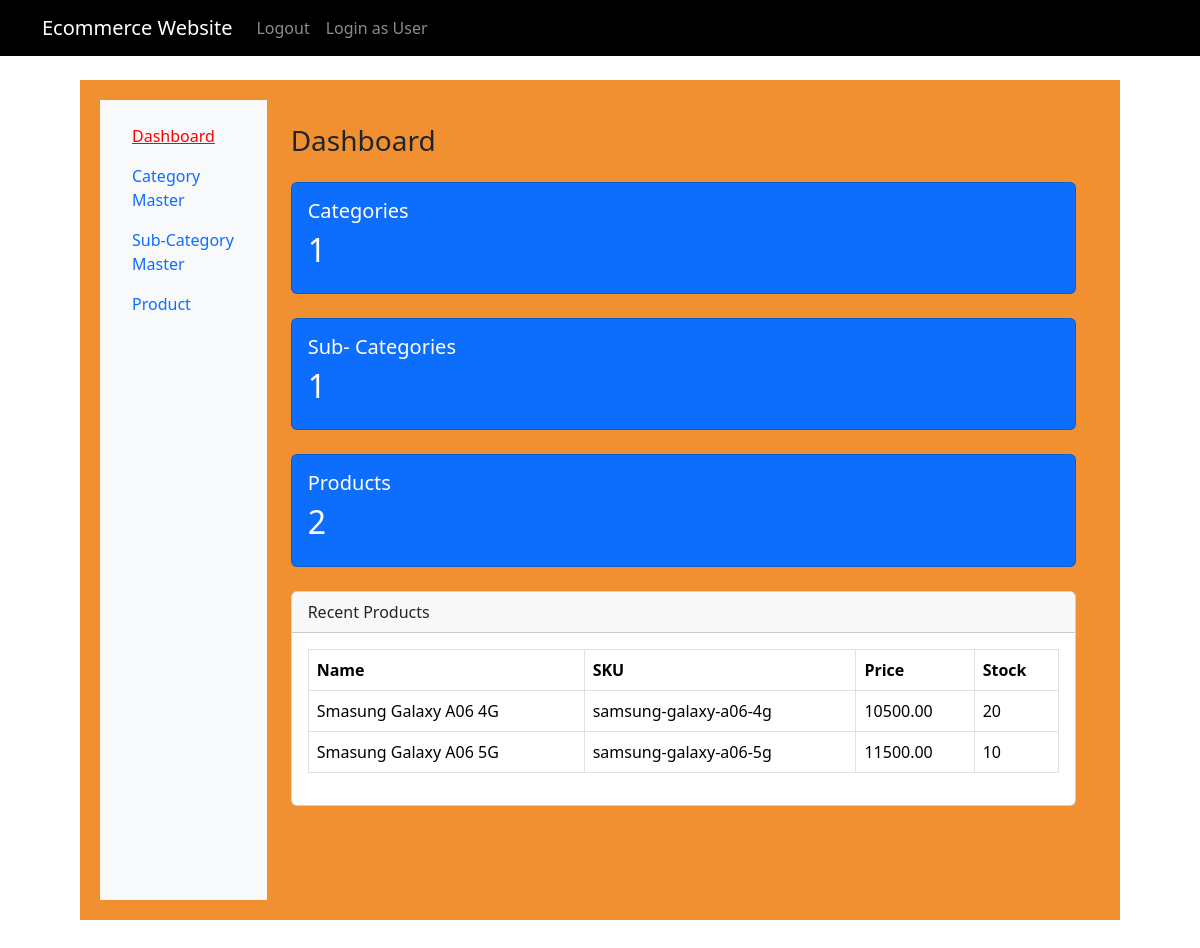
The page /admin-dashboard/ (signed in) on the database as committed earlier.
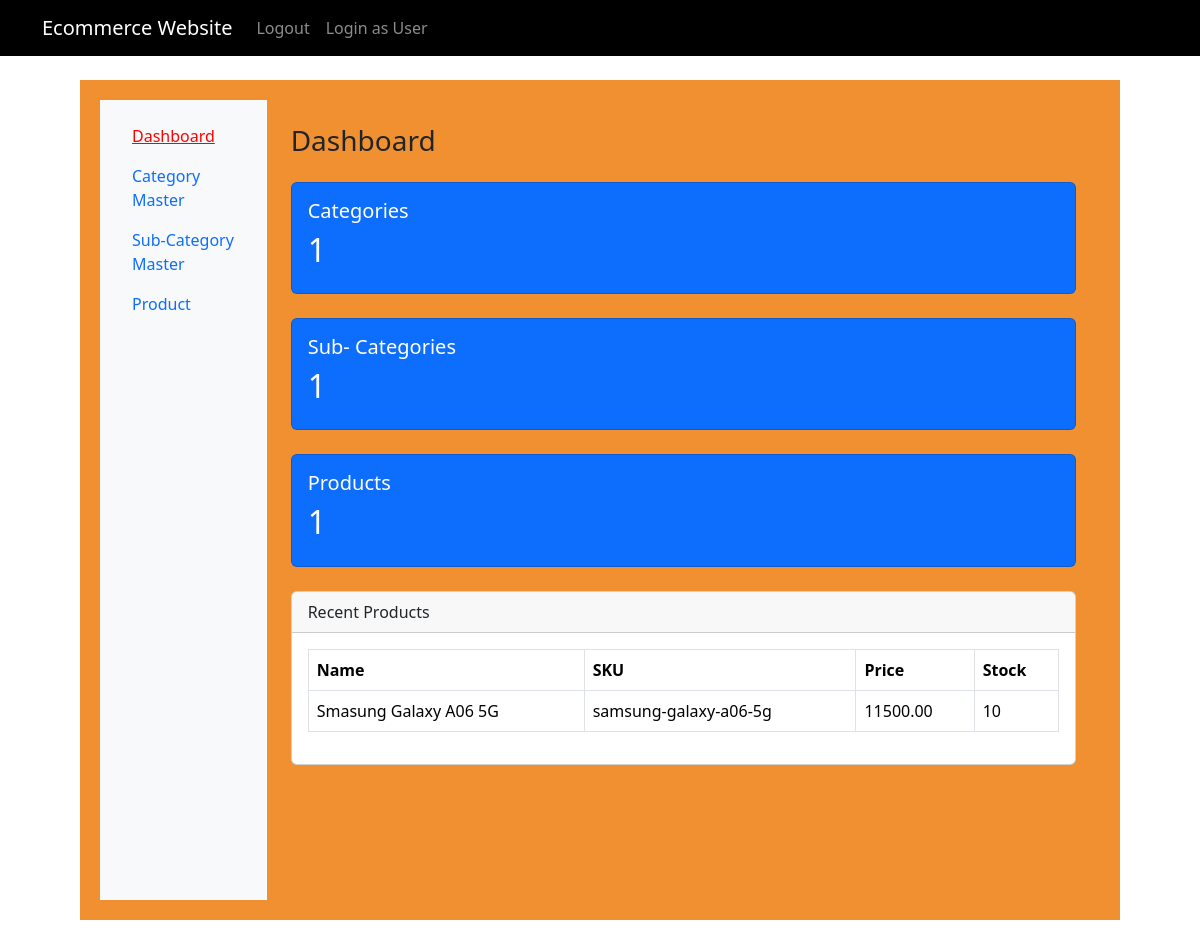
The same page on the database as committed later.
### products/models.py (models this page shows, shortened)
class Product(models.Model):
	subcategory=models.ForeignKey(SubCategory,on_delete=models.CASCADE)
	name=models.CharField(max_length=100)
	sku=models.CharField(max_length=50,unique=True)
	price=models.DecimalField(max_digits=10,decimal_places=2)
	stock=models.PositiveIntegerField()
	description=models.TextField(blank=True)
	image=models.ImageField(upload_to='porducts/',blank=True,null=True)

### admin_panel/views.py (the view)
# urls.py: path('admin-dashboard/',admin_views.admin_dashboard,name="admin-dashboard"),
@login_required(login_url='admin-login')
@user_passes_test(is_admin, login_url='admin-login')
def admin_dashboard(request):
    if not request.user.is_staff:
        raise PermissionDenied
    context = {
        'category_count': Category.objects.count(),
        'sub_category_count': SubCategory.objects.count(),
        'product_count': Product.objects.count(),
        'products': Product.objects.order_by('-id')[:5],
    }
    return render(request,'admin_panel/admin_dashboard.html',context)

### admin_panel/views.py (called while the page is built)
def is_admin(user):
	return user.is_staff

### admin_panel/templates/admin_panel/admin_dashboard.html
{% extends "admin_panel/Base.html" %}
{% load static %}
{% block content %}
<div class="container-fluid">
	<div class="row">
		<div class="col-md-2 bg-light sidebar p-3 vh-100">
			<ul class="nav flex-column">
				<li class="nav-item">
					<a class="nav-link active" href="{% url 'admin-dashboard' %}">Dashboard</a></li>
					<li class="nav-item">
					<a class="nav-link" href="{% url 'admin_panel:category_list' %}">Category Master</a>
					</li>
					<li class="nav-item">
					<a class="nav-link" href="{% url 'admin_panel:subcategory_list' %}">Sub-Category Master</a></li>
					<li class="nav-item">
					<a class="nav-link" href="{% url 'admin_panel:product_list' %}">Product</a></li>
				</ul>
		</div>
<div class="col-md-10 p-4">
	<h3>Dashboard</h3>
	<div class="row- mt-4">
		<div class="col-md3">
			<div class="card text-bg-primary">
				<div class="card-body">
					<h5>Categories</h5>
					<h2>{{category_count}}</h2>
				</div>
		</div>
	</div>
	</div>
<div class="row- mt-4">
		<div class="col-md3">
			<div class="card text-bg-primary">
				<div class="card-body">
					<h5>Sub- Categories</h5>
					<h2>{{sub_category_count}}</h2>
				</div>
		</div>
	</div>
	</div>
	<div class="row- mt-4">
		<div class="col-md3">
			<div class="card text-bg-primary">
				<div class="card-body">
					<h5>Products</h5>
					<h2>{{product_count}}</h2>
				</div>
			</div>
		</div>
	</div>
<div class="card mt-4">
	<div class="card-header">
		Recent Products
	</div>
	<div class="card-body">
		<table class="table table-bordered">
			<tr>
				<th>Name</th>
				<th>SKU</th>
				<th>Price</th>
				<th>Stock</th>
			</tr>
			{% for product in products %}
			<tr>
				<td>{{product.name}}</td>
				<td>{{product.sku}}</td>
				<td>{{product.price}}</td>
				<td>{{product.stock}}</td>
			</tr>
			{% empty %}
			<tr>
				<td colspan="4" class="text-center">No Products Found</td>
			</tr>
			{% endfor %}
		</table>
</div>
</div>
{% endblock %}

Rows that differ between the two databases and show on the page:
removed Product: name "Smasung Galaxy A06 4G", sku "samsung-galaxy-a06-4g", price "10500.00", stock "20"
Other text that changed with them:
{{ product_count }}: "2" → "1"
